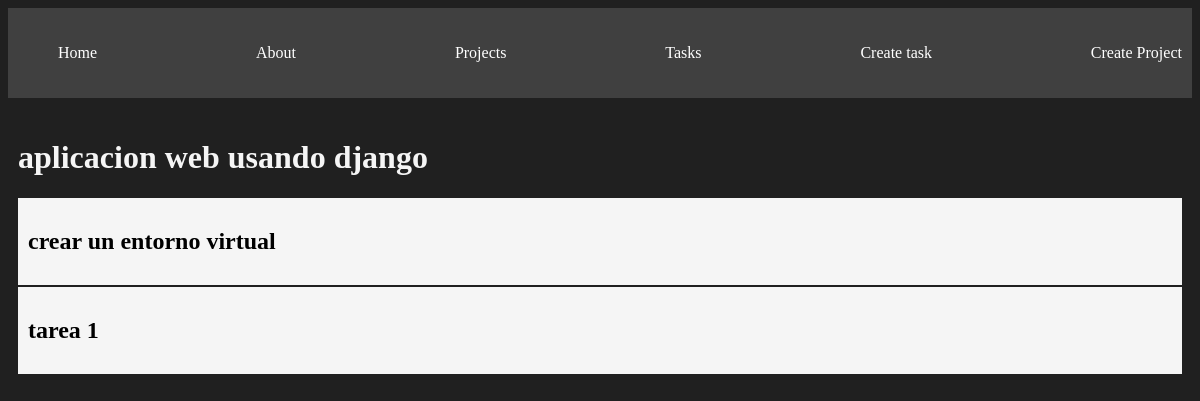
The app's page /projects/2 with its own data.
### myapp/models.py (models this page shows, shortened)
class Project(models.Model):
    name = models.CharField(max_length=200)
    def __str__(self):
        return self.name

class Task(models.Model):
    title = models.CharField(max_length=200)
    description = models.TextField()
    project = models.ForeignKey(Project, on_delete=models.CASCADE)
    done = models.BooleanField(default=False)

### myapp/views.py (the view)
# urls.py: path('projects/<int:id>',views.project_detail, name= 'project_detail'),
def project_detail(request, id):
    project = get_object_or_404(Project, id=id)
    tasks = Task.objects.filter(project_id = id)
    return render(request,'projects/detail.html',{
        'project': project,
        'tasks': tasks
    })

### myapp/templates/projects/detail.html
{% extends 'layouts/base.html' %}
{% block content %}
<h1>{{ project }}</h1>
{% for task in tasks %}
<div class="card">
    <h2>{{ task.title }}</h2>
</div>
{% endfor %}
{% endblock%}

### myapp/static/style/main.css (style rules this page uses)
body { background: #202020; color: whitesmoke; }
.card { background: whitesmoke; padding: 10px; margin-bottom: 2px; color: #000; }

### records on screen
Project: name "aplicacion web usando django"
Task: title "crear un entorno virtual"
Task: title "tarea 1"
